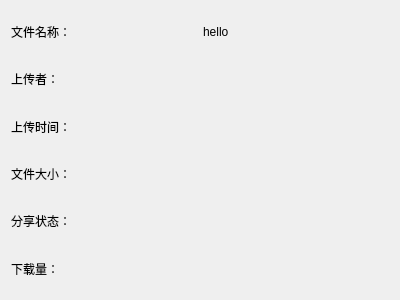
<?xml version="1.0" encoding="UTF-8"?>
<ui version="4.0">
 <class>FileFactorUi</class>
 <widget class="QWidget" name="FileFactorUi">
  <property name="geometry">
   <rect>
    <x>0</x>
    <y>0</y>
    <width>400</width>
    <height>300</height>
   </rect>
  </property>
  <property name="windowTitle">
   <string>Form</string>
  </property>
  <property name="styleSheet">
   <string notr="true"/>
  </property>
  <layout class="QGridLayout" name="gridLayout">
   <item row="0" column="0">
    <widget class="QLabel" name="label">
     <property name="styleSheet">
      <string notr="true">font: 700 14pt &quot;Comic Sans MS&quot;;</string>
     </property>
     <property name="text">
      <string>文件名称：</string>
     </property>
    </widget>
   </item>
   <item row="3" column="1">
    <widget class="QLabel" name="filesize">
     <property name="styleSheet">
      <string notr="true">font: 700 14pt &quot;Comic Sans MS&quot;;
</string>
     </property>
     <property name="text">
      <string/>
     </property>
    </widget>
   </item>
   <item row="4" column="1">
    <widget class="QLabel" name="status">
     <property name="styleSheet">
      <string notr="true">font: 700 14pt &quot;Comic Sans MS&quot;;
</string>
     </property>
     <property name="text">
      <string/>
     </property>
    </widget>
   </item>
   <item row="1" column="1">
    <widget class="QLabel" name="uploader">
     <property name="styleSheet">
      <string notr="true">font: 700 14pt &quot;Comic Sans MS&quot;;
</string>
     </property>
     <property name="text">
      <string/>
     </property>
    </widget>
   </item>
   <item row="5" column="0">
    <widget class="QLabel" name="label_7">
     <property name="styleSheet">
      <string notr="true">font: 700 14pt &quot;Comic Sans MS&quot;;
</string>
     </property>
     <property name="text">
      <string>下载量：</string>
     </property>
    </widget>
   </item>
   <item row="4" column="0">
    <widget class="QLabel" name="label_5">
     <property name="styleSheet">
      <string notr="true">font: 700 14pt &quot;Comic Sans MS&quot;;
</string>
     </property>
     <property name="text">
      <string>分享状态：</string>
     </property>
    </widget>
   </item>
   <item row="0" column="1">
    <widget class="QLabel" name="filename">
     <property name="styleSheet">
      <string notr="true">font: 700 14pt &quot;Comic Sans MS&quot;;</string>
     </property>
     <property name="text">
      <string>hello</string>
     </property>
    </widget>
   </item>
   <item row="5" column="1">
    <widget class="QLabel" name="downloadtime">
     <property name="styleSheet">
      <string notr="true">font: 700 14pt &quot;Comic Sans MS&quot;;
</string>
     </property>
     <property name="text">
      <string/>
     </property>
    </widget>
   </item>
   <item row="2" column="0">
    <widget class="QLabel" name="label_3">
     <property name="styleSheet">
      <string notr="true">font: 700 14pt &quot;Microsoft YaHei UI&quot;;
</string>
     </property>
     <property name="text">
      <string>上传时间：</string>
     </property>
    </widget>
   </item>
   <item row="1" column="0">
    <widget class="QLabel" name="label_2">
     <property name="styleSheet">
      <string notr="true">font: 700 14pt &quot;Comic Sans MS&quot;;
</string>
     </property>
     <property name="text">
      <string>上传者：</string>
     </property>
    </widget>
   </item>
   <item row="2" column="1">
    <widget class="QLabel" name="uploadtime">
     <property name="styleSheet">
      <string notr="true">font: 700 14pt &quot;Comic Sans MS&quot;;
</string>
     </property>
     <property name="text">
      <string/>
     </property>
    </widget>
   </item>
   <item row="3" column="0">
    <widget class="QLabel" name="label_4">
     <property name="styleSheet">
      <string notr="true">font: 700 14pt &quot;Comic Sans MS&quot;;
</string>
     </property>
     <property name="text">
      <string>文件大小：</string>
     </property>
    </widget>
   </item>
  </layout>
 </widget>
 <resources/>
 <connections/>
</ui>
